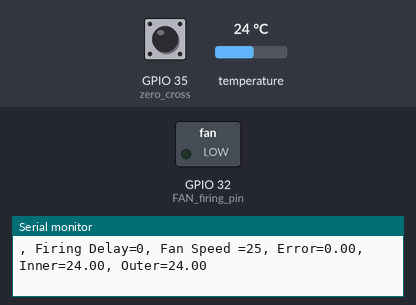
A sketch run on a simulated ESP32. Shown: switched loads named in the sketch (green lamp = pin HIGH), the last lines printed to the serial monitor. Wiring (inferred from the names in the program): HTU21/Si7021 sensor at I2C address 0x40. The test bench sets the inputs (shaded band); at power-on: GPIO 35 (zero_cross) LOW, temperature 24 °C.

Above: at 1.3 s.
1.4 s: GPIO 35 (zero_cross) pulsed HIGH 2 times (0.12 s each, 0.3 s apart)
At 2.1 s:
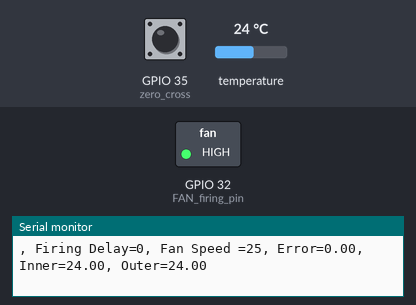
Timing chart, 0 to 4.4 s (numbered marks = the images above; inputs shaded):
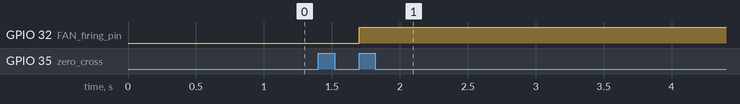

The sketch:

FAN_PID_Speed_Control_ON_OFF_Method.ino
```cpp
#include <Wire.h>
extern TwoWire Wire1; //// THIS IS NEW
// #include "driver/gpio.h"

/*
 * The logic here is as follows ...
 * The 5 sensor readings tell us that the temperature at the outside of the oven is always warmer then the temp at the center.
 * We believe this is true because the fan is pushing all the warm air to the outside when running at full speed.
 * If we slow down the fan we believe that we will even out the temperature.
 * The PID will adjust the firing delay on the fan so that the error between the two temps will be zero.
 *
 * We know that it we keep power on the input to the MOC3020 then it runs well.
 * We will create are range of power control that will be divided into 15 power levels.
 * We will turn the fan ON and OFF with varying duty cycles between 44% and 100% every half second.
 * Since we want to turn the power on and off at ZERO CROSSING, so as to not risk damaging the triac.
 * We will have the following combination
 * Full speed  = 25 on 0 off, then proceed down ... 24/1, 23/2, ... , 12/13, 11/14 << Here we are at about 44% power (11/25 = 44)
 */

//Inputs and outputs
gpio_num_t FAN_firing_pin = GPIO_NUM_32; // THIS IS FOR THE FAN TRIAC AS PER PCB LAYOUT
gpio_num_t zero_cross = GPIO_NUM_35; // THIS IS FOR THE ZERO CROSSING DETECTION AS PER PCB LAYOUT  *** CHANGED TO GPIO25 to match PCB ***

const int ADDR = 0x40;
const int MeasureTemp = 0xE3;
int X0, X1, temp;
double X, X_out;


// NEW VARIABLES FOR ON-OFF CONTROL METHOD
int FanSpeed = 25;
int FanCyclesOn, FanCyclesOff;
bool FanOn = true;

bool TempRequestSent = false; // THIS IS NEW

int last_CH1_state = 0;
bool zero_cross_detected = false;

unsigned long previousMillis = 0;
unsigned long currentMillis = 0;
int temp_read_Delay = 500;
float real_temperature = 0;
int FAN_firing_delay = 0;  // Initialize this to ZERO and we will adjust for different to see how the speed of the fan varies

//FAN PID variables
float FAN_PID_error = 0;
float FAN_previous_error = 0;
float elapsedTime, Time, timePrev;
int FAN_PID_value = 0;
int FAN_maximum_firing_delay = 7000; //TESTING THIS VALUE

//FAN PID constants
int FAN_kp = 500;   int FAN_ki = 1;     int FAN_kd = 1000;
int FAN_PID_p = 0;   int FAN_PID_i = 0;  int FAN_PID_d = 0;

//OVEN Temp values
double Outer_Temp, Inner_Temp;  // These hold the values of the two temp sensors we will use for PID control.

//Zero Crossing Interrupt Function

void IRAM_ATTR zero_crossing() {
  delayMicroseconds(10);
  if (gpio_get_level(zero_cross))
     zero_cross_detected = true;
}

void setup() {
  Serial.begin(9600);
  pinMode (FAN_firing_pin, OUTPUT);
  pinMode (zero_cross, INPUT);
  attachInterrupt(digitalPinToInterrupt(zero_cross), zero_crossing, RISING);  //
  Wire.begin(16, 18, 50000);  //Inner sensor
  Wire1.begin(17, 19, 50000);  //Outer sensor
//  digitalWrite(FAN_firing_pin, HIGH);  //TESTING!
}

void loop()
{
  currentMillis = millis();           //Save the value of time before the loop

  // SEND RESUEST TO Si7021 SENSORS 10 milliceconds BEFORE we want to read them
  if (((currentMillis - previousMillis) >= (temp_read_Delay -10)) and !TempRequestSent) {
     Wire.beginTransmission(ADDR);
     Wire.write(MeasureTemp);
     Wire.endTransmission();
     Wire1.beginTransmission(ADDR);
     Wire1.write(MeasureTemp);
     Wire1.endTransmission();
     TempRequestSent = true;
  }

  // We create this if so we will read the temperature and change values each "temp_read_Delay"
  if (currentMillis - previousMillis >= temp_read_Delay) {
    //Update the firing delay value
        previousMillis += temp_read_Delay;              //Increase the previous time for next loop

    // Start new FAN PIC code

    Wire.requestFrom(ADDR, 2);
    if (Wire.available() <= 2); {
      X0 = Wire.read();
      X1 = Wire.read();
      X0 = X0 << 8;
      X_out = X0 + X1;
    }
    /**Calculate temperature**/
    X = (175.72 * X_out) / 65536;
    Inner_Temp = X - 46.85;

    Wire1.requestFrom(ADDR, 2);
    if (Wire1.available() <= 2); {
      X0 = Wire1.read();
      X1 = Wire1.read();
      X0 = X0 << 8;
      X_out = X0 + X1;
    }
    /**Calculate temperature**/
    X = (175.72 * X_out) / 65536;
    Outer_Temp = X - 46.85;

    FAN_PID_error = Outer_Temp - Inner_Temp;        //Calculate the pid ERROR as the difference between ths center and edge of oven

    // Print the firing delay and the temps of the five locations so we can graph them
    Serial.print(", Firing Delay=" + String(FAN_PID_value));
    Serial.print(", Fan Speed =" + String(FanSpeed));
    Serial.print(", Error=" + String(FAN_PID_error));   // THIS IS THE DIFFERENCE IN TEMP BETWEEN THE OUTER AND INNER SENSOR THAT WE ARE TRYING TO REDUCE TO ZERO
    Serial.print(", Inner=" + String(Inner_Temp));
    Serial.print(", Outer=" + String(Outer_Temp));
    Serial.println();


    if(FAN_PID_error > 30)                              //integral constant will only affect errors below 30ºC
      FAN_PID_i = 0;
    FAN_PID_p = FAN_kp * FAN_PID_error;                         //Calculate the P value
    FAN_PID_i = FAN_PID_i + (FAN_ki * FAN_PID_error);               //Calculate the I value
    timePrev = Time;                    // the previous time is stored before the actual time read
    Time = millis();                    // actual time read
    elapsedTime = (Time - timePrev) / 1000;
    FAN_PID_d = FAN_kd*((FAN_PID_error - FAN_previous_error)/elapsedTime); //Calculate the D value
    FAN_PID_value = FAN_PID_p + FAN_PID_i + FAN_PID_d; //Calculate total PID value
    if(FAN_PID_value < 0)
      FAN_PID_value = 0;
    if(FAN_PID_value > FAN_maximum_firing_delay)
      FAN_PID_value = FAN_maximum_firing_delay;
    FAN_previous_error = FAN_PID_error; //Remember to store the previous error.
    TempRequestSent = false;  // THIS IS REQUIRED
    //end new FAN PID code


    /*  MAP FAN_PID_value to a FanSpeed  */
    FanSpeed = ((FAN_maximum_firing_delay - FAN_PID_value) / 500) + 11;  // this value will always be between 11 AND 25
  }

  //If the zero cross interruption was detected we check if the triac state should be changed
  if (zero_cross_detected) {
    zero_cross_detected = false;
    if (FanOn == true) {
      if (FanCyclesOn > 0)
        FanCyclesOn -= 1;
      else {
        FanOn = false;
        FanCyclesOff = 25 - FanSpeed;
        digitalWrite(FAN_firing_pin, LOW);
      }
    }
    else {
      if (FanCyclesOff > 0)
         FanCyclesOff -= 1;
      else {
         FanOn = true;
         FanCyclesOn = FanSpeed;
         digitalWrite(FAN_firing_pin, HIGH);
      }
    }
  }
}

  //If the zero cross interruption was detected we create the 100us firing pulse
/*  if (zero_cross_detected) {
    delayMicroseconds(3000); //This delay controls the power TO THE FAN
    digitalWrite(FAN_firing_pin, HIGH);
    delayMicroseconds(100);
    digitalWrite(FAN_firing_pin, LOW);
    zero_cross_detected = false;
  }
}
*/
//End of void loop
```

Measured:
- after the input at 1.4 s, GPIO 32 (FAN_firing_pin): LOW → HIGH after 0.30 s
